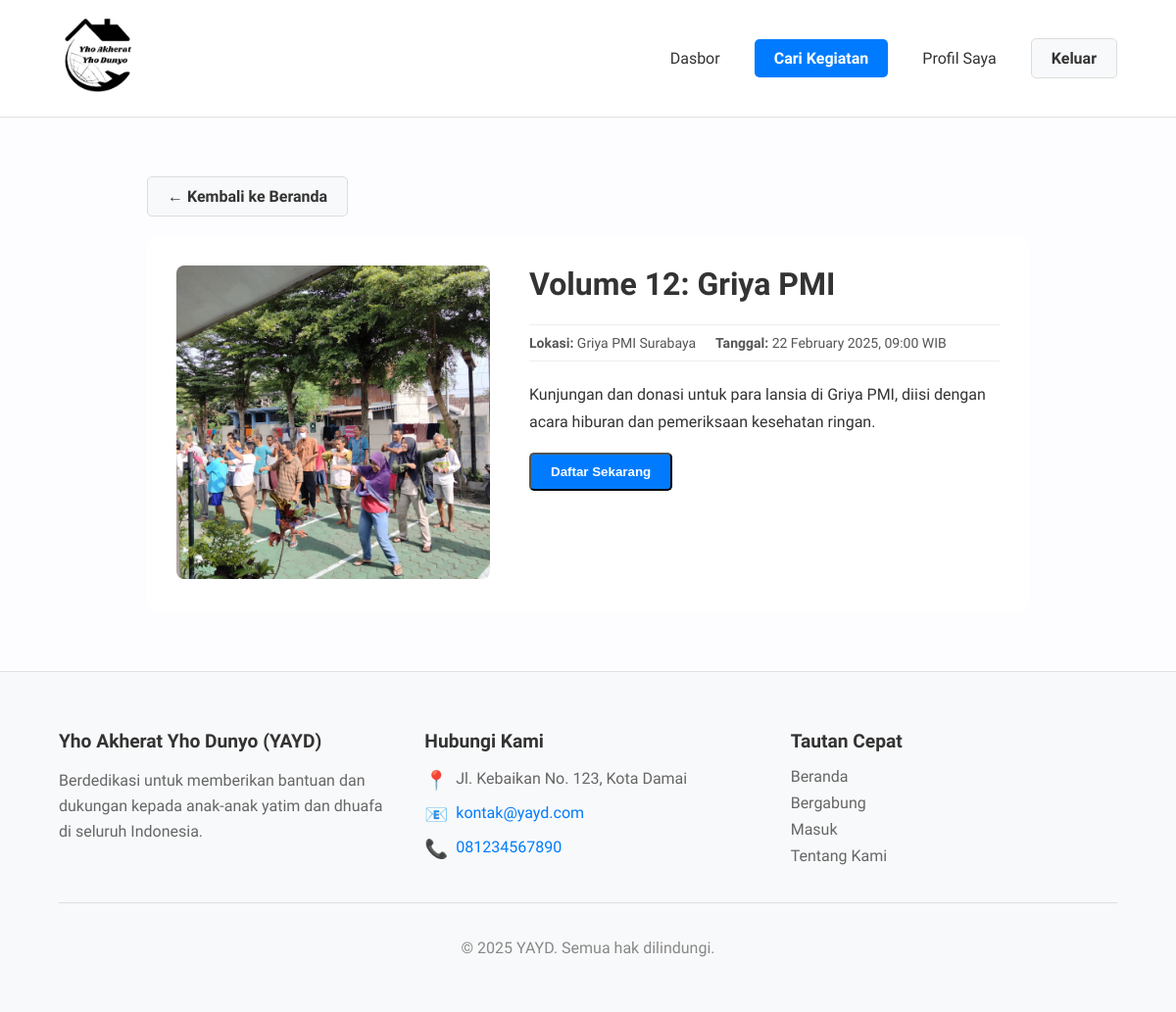
The page /kegiatan_detail.php?id=2 (signed in) on the database its author committed.
### tables this page shows
CREATE TABLE `kegiatan` (
  `id_kegiatan` INT AUTO_INCREMENT PRIMARY KEY,
  `nama_kegiatan` VARCHAR(255) NOT NULL,
  `deskripsi` TEXT NOT NULL,
  `tanggal_mulai` DATETIME NOT NULL,
  `tanggal_selesai` DATETIME NULL,
  `lokasi` VARCHAR(255) NOT NULL,
  `status` ENUM('Akan Datang', 'Berjalan', 'Selesai', 'Dibatalkan') NOT NULL,
  `dokumentasi` VARCHAR(255) NULL DEFAULT NULL COMMENT 'Path ke file gambar/dokumentasi',
  `created_at` TIMESTAMP NULL DEFAULT CURRENT_TIMESTAMP
);

CREATE TABLE `profil_yayd` (
  `id` INT PRIMARY KEY COMMENT 'Hanya akan ada 1 baris data dengan id=1',
  `nama_komunitas` VARCHAR(255) NULL,
  `visi` TEXT NULL,
  `misi` TEXT NULL,
  `deskripsi` TEXT NULL,
  `alamat_kontak` TEXT NULL,
  `email_kontak` VARCHAR(255) NULL,
  `telepon_kontak` VARCHAR(20) NULL
);

### kegiatan_detail.php (called while the page is built, shortened)
<?php
require_once 'views/public/kegiatan_detail.php';
?>

### views/public/kegiatan_detail.php (the view, shortened to what this page needs)
<?php
require_once realpath(__DIR__ . '/../../config/database.php');
require_once realpath(__DIR__ . '/../templates/header.php');
$kegiatan_id = (int)$_GET['id'];
$query = "SELECT * FROM kegiatan ORDER BY tanggal_mulai DESC";
$result = mysqli_query($koneksi, $query);
$kegiatan_data = mysqli_fetch_all($result, MYSQLI_ASSOC);
$current_kegiatan = null;
foreach ($kegiatan_data as $kegiatan) {
    if ($kegiatan['id_kegiatan'] == $kegiatan_id) {
        $current_kegiatan = $kegiatan;
        break;
    }
}
$is_relawan = isset($_SESSION['role_id']) && $_SESSION['role_id'] == 3;
$sudah_daftar = false;
if ($is_relawan) {
    $stmt = mysqli_prepare($koneksi, "SELECT COUNT(*) FROM partisipasi_kegiatan WHERE id_kegiatan_fk = ? AND id_user_relawan_fk = ?");
    if ($stmt) {
        mysqli_stmt_bind_param($stmt, 'ii', $kegiatan_id, $_SESSION['user_id']);
        mysqli_stmt_execute($stmt);
        $result_check = mysqli_stmt_get_result($stmt);
        $sudah_daftar = (mysqli_fetch_row($result_check)[0] > 0);
    }
}
?>
<div class="container dashboard-container">
    <a href="<?= BASE_URL ?>/relawan/index.php" class="btn btn-secondary">&larr; Kembali ke Beranda</a>
    <div class="detail-wrapper">
        <div class="detail-image">
            <img src="<?= !empty($current_kegiatan['dokumentasi']) ? (filter_var($current_kegiatan['dokumentasi'], FILTER_VALIDATE_URL) ? $current_kegiatan['dokumentasi'] : BASE_URL . '/' . $current_kegiatan['dokumentasi']) : 'https://placehold.co/600x400/png'; ?>" alt="Activity Image">
        </div>
        <div class="detail-info">
            <h1><?= htmlspecialchars($current_kegiatan['nama_kegiatan']) ?></h1>
            <div class="detail-meta">
                <span><strong>Lokasi:</strong> <?= htmlspecialchars($current_kegiatan['lokasi']) ?></span>
                <span><strong>Tanggal:</strong> <?= date('d F Y, H:i', strtotime($current_kegiatan['tanggal_mulai'])) ?> WIB</span>
            </div>
            <p><?= nl2br(htmlspecialchars($current_kegiatan['deskripsi'])) ?></p>
            <?php if ($is_relawan):  ?>
                <?php if ($sudah_daftar): ?>
                    <button class="btn btn-secondary" disabled>Anda Sudah Terdaftar</button>
                <?php else: ?>
                    <form action="<?= BASE_URL ?>/controllers/PartisipasiController.php" method="POST">
                        <button type="submit" class="btn btn-primary">Daftar Sekarang</button>
                    </form>
                <?php endif; ?>
            <?php endif; ?>
        </div>
    </div>
</div>
<?php
require_once realpath(__DIR__ . '/../templates/footer.php');
?>

### views/templates/footer.php (shortened to what this page needs)
</main>
<footer>
    <div class="container">
        <?php
        if (!isset($profil) || empty($profil)) {
            $query_profil_footer = "SELECT alamat_kontak, email_kontak, telepon_kontak FROM profil_yayd WHERE id = 1";
            $result_profil_footer = mysqli_query($koneksi, $query_profil_footer);
            $profil_footer = mysqli_fetch_assoc($result_profil_footer);
        } else {
            $profil_footer = $profil;
        }
        ?>
        <div class="footer-content">
            <div class="footer-section">
                <h3>Yho Akherat Yho Dunyo (YAYD)</h3>
                <p>Berdedikasi untuk memberikan bantuan dan dukungan kepada anak-anak yatim dan dhuafa di seluruh Indonesia.</p>
            </div>
            <div class="footer-section">
                <h3>Hubungi Kami</h3>
                <div class="contact-info">
                    <?php if (!empty($profil_footer['alamat_kontak'])): ?>
                    <div class="contact-item">
                        <span>📍</span>
                        <p><?= htmlspecialchars($profil_footer['alamat_kontak']); ?></p>
                    </div>
                    <?php endif; ?>
                    <?php if (!empty($profil_footer['email_kontak'])): ?>
                    <div class="contact-item">
                        <span>📧</span>
                        <p><a href="mailto:<?= htmlspecialchars($profil_footer['email_kontak']); ?>"><?= htmlspecialchars($profil_footer['email_kontak']); ?></a></p>
                    </div>
                    <?php endif; ?>
                    <?php if (!empty($profil_footer['telepon_kontak'])): ?>
                    <div class="contact-item">
                        <span>📞</span>
                        <p><a href="tel:<?= htmlspecialchars($profil_footer['telepon_kontak']); ?>"><?= htmlspecialchars($profil_footer['telepon_kontak']); ?></a></p>
                    </div>
                    <?php endif; ?>
                </div>
            </div>
            <div class="footer-section">
                <h3>Tautan Cepat</h3>
                <ul class="footer-links">
                    <li><a href="<?= BASE_URL; ?>/">Beranda</a></li>
                    <li><a href="<?= BASE_URL; ?>/pilih_peran.php">Bergabung</a></li>
                    <li><a href="<?= BASE_URL; ?>/login.php">Masuk</a></li>
                    <li><a href="<?= BASE_URL; ?>/tentang.php">Tentang Kami</a></li>
                </ul>
            </div>
        </div>
        <div class="footer-bottom">
            <p>&copy; <?= date('Y'); ?> YAYD. Semua hak dilindungi.</p>
        </div>
    </div>
</footer>
</body>
</html>

### assets/css/style.css (style rules this page uses)
body, html { margin: 0; padding: 0; font-family: 'Plus Jakarta Sans', 'Segoe UI', Tahoma, Geneva, Verdana, sans-serif; background-color: #fdfdff; color: #333; height: 100%; }
body { display: flex; flex-direction: column; min-height: 100vh; }
.container { width: 90%; max-width: 1200px; margin: auto; }
.btn { padding: 10px 20px; border-radius: 5px; text-decoration: none; font-weight: bold; display: inline-block; }
.btn-primary { background-color: #007bff; color: #fff; }
.btn-secondary { background-color: #f8f9fa; color: #333; border: 1px solid #ddd; }
footer { background: #f8f9fa; color: #666; padding: 40px 0; text-align: left; border-top: 1px solid #e0e0e0; margin-top: auto; flex-shrink: 0; }
.footer-content { display: grid; grid-template-columns: 1fr 1fr 1fr; gap: 40px; margin-bottom: 30px; }
.footer-section h3 { color: #333; margin-bottom: 15px; font-size: 1.2em; font-weight: 600; }
.footer-section p { line-height: 1.6; margin-bottom: 10px; }
.contact-info { display: flex; flex-direction: column; gap: 10px; }
.contact-item { display: flex; align-items: flex-start; gap: 8px; }
.contact-item span { font-size: 1.2em; margin-top: 2px; }
.contact-item p { margin: 0; line-height: 1.5; }
.contact-item a { color: #007bff; text-decoration: none; }
.footer-links { list-style: none; padding: 0; margin: 0; }
.footer-links li { margin-bottom: 8px; }
.footer-links a { color: #666; text-decoration: none; transition: color 0.3s ease; }
.footer-bottom { text-align: center; padding-top: 20px; border-top: 1px solid #ddd; color: #888; }
.dashboard-container { max-width: 900px; margin: 40px auto; padding: 0 20px; }
.detail-wrapper { display: grid; grid-template-columns: 1fr 1.5fr; gap: 40px; background: #fff; padding: 30px; border-radius: 8px; margin-top: 20px; }
.detail-image img { width: 100%; height: auto; border-radius: 8px; object-fit: cover; }
.detail-info h1 { margin-top: 0; font-size: 32px; }
.detail-meta { display: flex; gap: 20px; margin: 20px 0; padding: 10px 0; border-top: 1px solid #eee; border-bottom: 1px solid #eee; font-size: 14px; color: #555; }
.detail-info p { line-height: 1.8; }

### rows shown on the page
kegiatan: dokumentasi (picture), nama_kegiatan "Volume 12: Griya PMI", lokasi "Griya PMI Surabaya", tanggal_mulai "22 February 2025, 09:00", deskripsi "Kunjungan dan donasi untuk para lansia di Griya PMI, diisi dengan acara hiburan dan pemeriksaan kesehatan ringan."
profil_yayd: alamat_kontak "Jl. Kebaikan No. 123, Kota Damai", email_kontak "kontak@yayd.com", telepon_kontak "081234567890"
